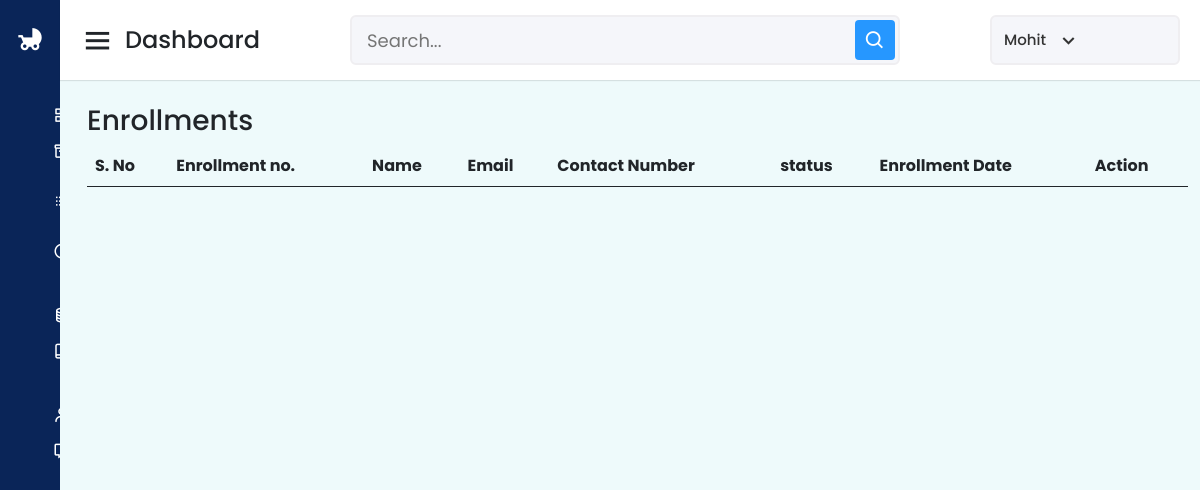
The app's page /dashboard/diffrent_enroll/rejected (signed in), older data.
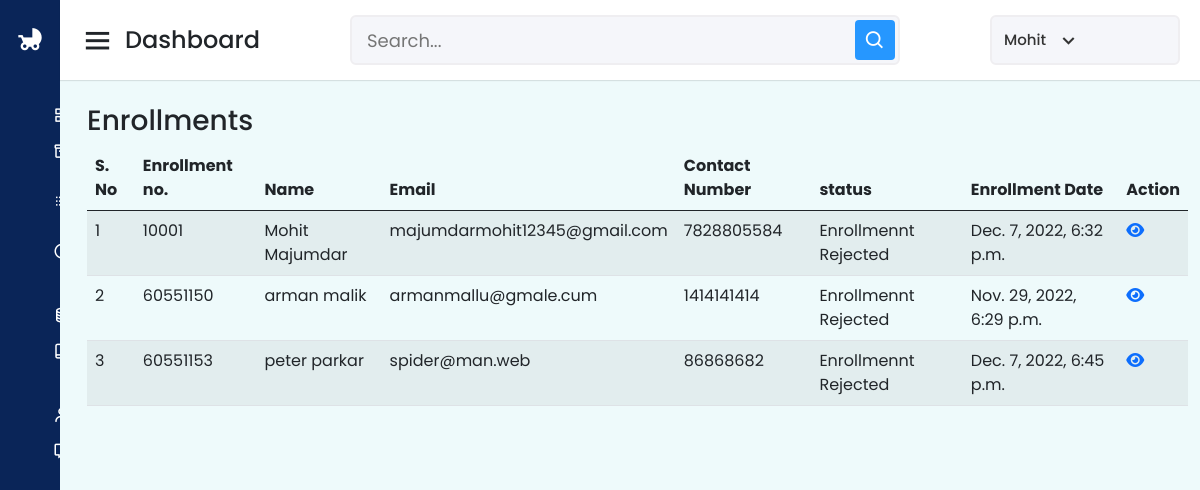
The same page, newer data.
### App/models.py (models this page shows, shortened)
class Enrollment(models.Model):
    enrollNumber = models.IntegerField(null=True)
    yourName = models.CharField(max_length=100, null=True)
    phoneNumber = models.IntegerField(null=True)
    alternateNumber = models.IntegerField(null=True)
    email = models.EmailField(null=True)
    childName = models.CharField(max_length=100, null=True)
    dob = models.DateField(null=True)
    childGender = models.CharField(max_length=10, null=True)
    programName = models.CharField(max_length=100, null=True)
    address = models.TextField(null=True)
    state = models.CharField(max_length=200, null=True)
    zipcode = models.IntegerField(null=True)
    city = models.CharField(max_length=100, null=True)
    landmark = models.CharField(max_length=300, null=True)
    enrollmentDate = models.DateTimeField(auto_now_add=True, null=True)
    remark = models.CharField(max_length=400, null=True)
    status = models.CharField(max_length=50, null=True)
    remarkDate = models.DateField(auto_now=True)

### App/views.py (the view)
# urls.py: path("dashboard/diffrent_enroll/<str:request_type>",diffrent_enrollment,name="diff_enroll"),
def diffrent_enrollment(request, request_type):
    if not request.user.is_authenticated:
        return redirect('admin_login')
    if request_type == "new_enrollment":
        enrollments = Enrollment.objects.filter(status=None)
    else:
        enrollments = Enrollment.objects.filter(status=request_type)
    return render(request, "enroll_diffrent.html", context={"enrollments": enrollments})

### App/templates/enroll_diffrent.html (shortened to what this page needs)
{% extends 'dashbase.html' %}{% block body %}
<div class="container">
  <h3>Enrollments</h3>
  <table id="example" class="table table-striped" style="width: 100%">
    <thead>
      <tr>
        <th>S. No</th>
        <th>Enrollment no.</th>
        <th>Name</th>
        <th>Email</th>
        <th>Contact Number</th>
        <th>status</th>
        <th>Enrollment Date</th>
        <th>Action</th>
      </tr>
    </thead>
    <tbody>
      {% for e in enrollments %}
      <tr>
        <td>{{forloop.counter}}</td>
        <td>{{e.enrollNumber}}</td>
        <td>{{e.yourName}}</td>
        <td>{{e.email}}</td>
        <td>{{e.phoneNumber}}</td>
        <td>
          {% if e.status == "rejected"  %} Enrollmennt Rejected {% endif %}
        </td>
        <td>{{e.enrollmentDate}}</td>
        <td><a href="{% url 'enroll_detail' e.id %}"><i class="fa-solid fa-eye"></i></a></td>
      </tr>
      {% endfor %}
    </tbody>
  </table>
</div>
{% endblock %}

Row changes from the older to the newer data that the page shows:
added Enrollment: enrollNumber "10001", yourName "Mohit Majumdar", email "majumdarmohit12345@gmail.com", phoneNumber "7828805584", status "Enrollmennt Rejected", enrollmentDate "Dec. 7, 2022, 6:32 p.m."
added Enrollment: enrollNumber "60551150", yourName "arman malik", email "armanmallu@gmale.cum", phoneNumber "1414141414", status "Enrollmennt Rejected", enrollmentDate "Nov. 29, 2022, 6:29 p.m."
added Enrollment: enrollNumber "60551153", yourName "peter parkar", email "spider@man.web", phoneNumber "86868682", status "Enrollmennt Rejected", enrollmentDate "Dec. 7, 2022, 6:45 p.m."
